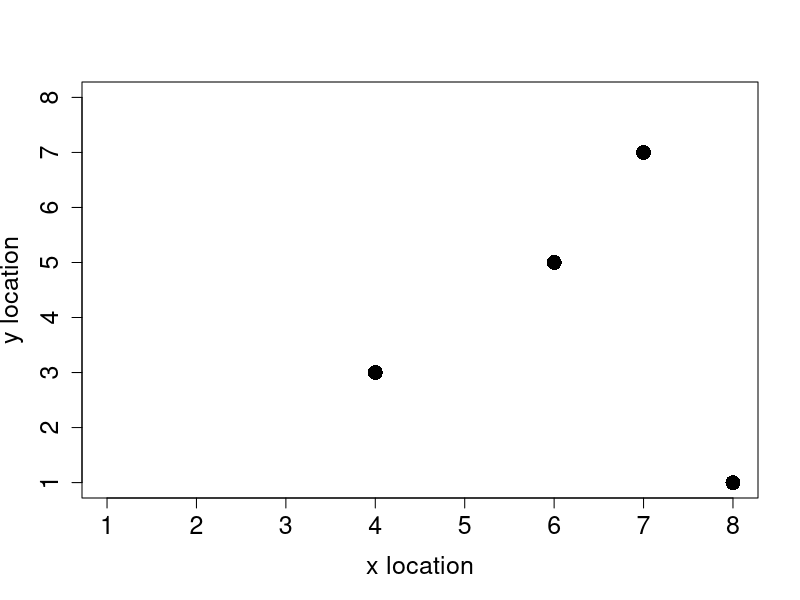
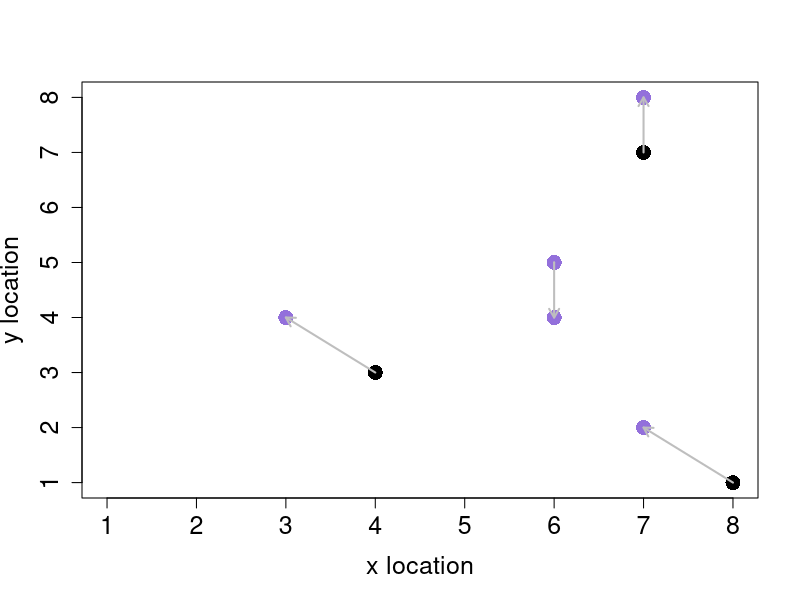
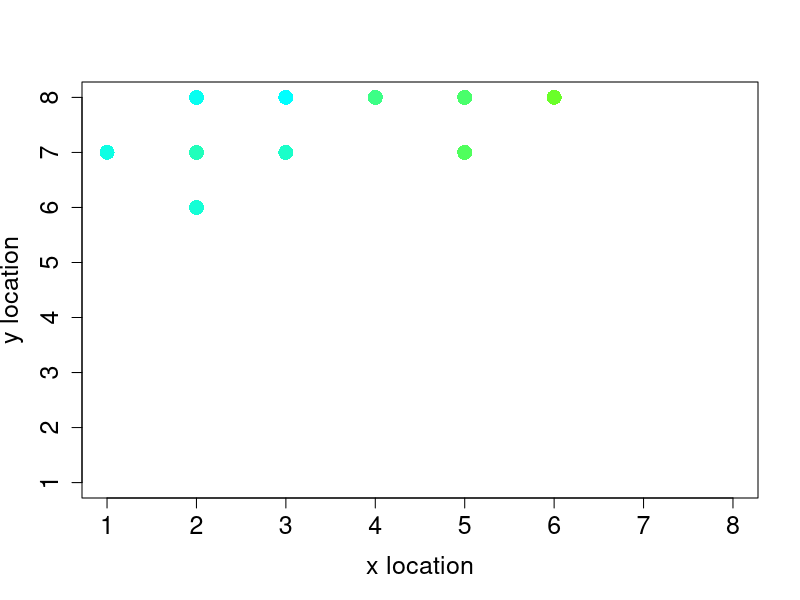
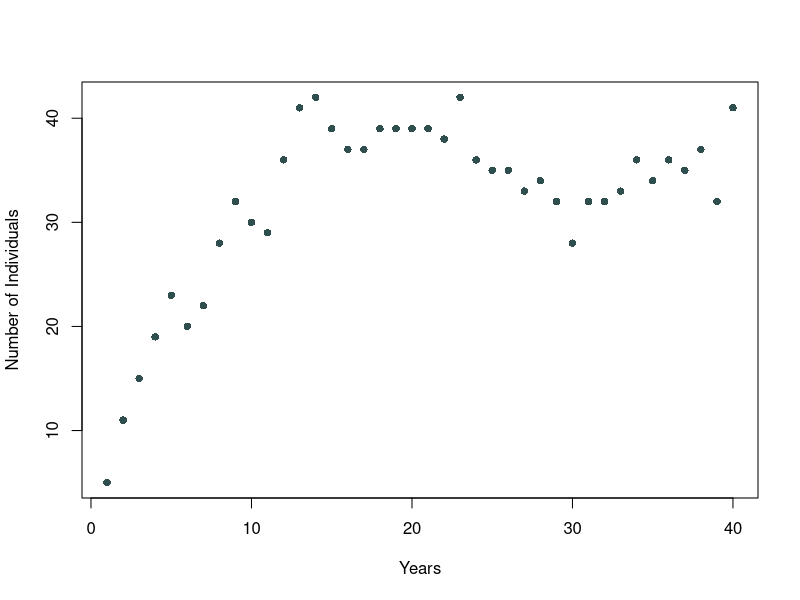

R code for these plots, in order:
## ---- chunk 1
knitr::opts_chunk$set(echo = TRUE)
## ---- chunk 2
inds <- array(data = 0, dim =c (5,3))
colnames(inds) <- paste0("Characteristic ", 1:ncol(inds))
rownames(inds) <- paste0("Individual ", 1:nrow(inds))
print(inds)
## ---- chunk 3
colnames(inds) <- c("Body Mass", "x location", "y location")

## ---- chunk 4
inds[, 1] <- rnorm(n = nrow(inds), mean = 23, sd = 3)   #writing inds[,1] is the same as inds[1:5, 1]

dim(inds)  #returns dimensions of matrix or array as a list [1] rows and [2] columns

## ---- chunk 5
inds[, 2] <- sample(x = 1:8, size = nrow(inds), replace = T)
inds[, 3] <- sample(x=1:8, size = nrow(inds), replace = T)
## ---- chunk 6
plot(
  x = inds[, 2],              # x-coordinate data
  y = inds[, 3],              # y-coordinate data
  pch = 16,                   # Point character (solid circle)
  cex = 2,                    # Point size (enlarged by a factor of 2)
  xlim = c(1, 8),             # X-axis limits (range from 1 to 8)
  ylim = c(1, 8),             # Y-axis limits (range from 1 to 8)
  xlab = "x location",        # X-axis label
  mar = c(5, 5, 1, 1),        # Margins for the plot (bottom, left, top, right)
  ylab = "y location",        # Y-axis label
  cex.lab = 1.5,              # Size of axis labels (enlarged by a factor of 1.5)
  cex.axis = 1.5              # Size of axis values (enlarged by a factor of 1.5)
)

## ---- chunk 7

x_move <- sample(x = c(-1, 0, 1), size = nrow(inds), replace = T)
y_move <- sample(x = c(-1, 0, 1), size = nrow(inds), replace = T)

inds[, 2] <- inds[, 2] + x_move
inds[, 3] <- inds[, 3] + y_move
plot(
  x = inds[, 2] - x_move,              # x-coordinate data
  y = inds[, 3] - y_move,              # y-coordinate data
  pch = 16,                   # Point character (solid circle)
  cex = 2,                    # Point size (enlarged by a factor of 2)
  xlim = c(1, 8),             # X-axis limits (range from 1 to 8)
  ylim = c(1, 8),             # Y-axis limits (range from 1 to 8)
  xlab = "x location",        # X-axis label
  mar = c(5, 5, 1, 1),        # Margins for the plot (bottom, left, top, right)
  ylab = "y location",        # Y-axis label
  cex.lab = 1.5,              # Size of axis labels (enlarged by a factor of 1.5)
  cex.axis = 1.5              # Size of axis values (enlarged by a factor of 1.5)
)

points(x = inds[, 2],              # x-coordinate data
  y = inds[, 3],              # y-coordinate data
  pch = 16,                   # Point character (solid circle)
  cex = 2,                    # Point size (enlarged by a factor of 2)
  col = ("mediumpurple"),
  xlim = c(1, 8),             # X-axis limits (range from 1 to 8)
  ylim = c(1, 8),             # Y-axis limits (range from 1 to 8)
  xlab = "x location",        # X-axis label
  mar = c(5, 5, 1, 1),        # Margins for the plot (bottom, left, top, right)
  ylab = "y location",        # Y-axis label
  cex.lab = 1.5,              # Size of axis labels (enlarged by a factor of 1.5)
  cex.axis = 1.5              # Size of axis values (enlarged by a factor of 1.5)
  )
arrows(
  x0 = inds[, 2] - x_move,  # Starting x-coordinates (old positions)
  y0 = inds[, 3] - y_move,  # Starting y-coordinates (old positions)
  x1 = inds[, 2],          # Ending x-coordinates (new positions)
  y1 = inds[, 3],          # Ending y-coordinates (new positions)
  length = 0.1,            # Length of the arrowheads
  angle = 30,              # Angle of the arrowheads
  code = 2,                # Type of arrowhead (2 for closed arrowheads)
  col = "grey",            # Arrow color
  lwd = 2                  # Modifies the thickness of the arrow
)
## ---- chunk 8
movement <- function(inds, xloc = 2, yloc = 3){
    total_inds   <- dim(inds)[1] # Get the number of individuals in inds by checking number of rows
    move_dists   <- c(-1, 0, 1)  # Define the possible distances to move
    x_move       <- sample(x = move_dists, size = total_inds, replace = TRUE)
    y_move       <- sample(x = move_dists, size = total_inds, replace = TRUE)
    inds[, xloc] <- inds[, xloc] + x_move
    inds[, yloc] <- inds[, yloc] + y_move
    return(inds)
}
## ---- chunk 9
inds <- movement(inds)
## ---- chunk 10
time_steps <- 20
for (i in 1:time_steps)
  inds <- movement(inds)

## ---- chunk 11
movement <- function(inds, xloc = 2, yloc = 3, xmax = 8, ymax = 8){
    total_inds   <- dim(inds)[1]; # Get the number of individuals in inds
    move_dists   <- c(-1, 0, 1);  # Define the possible distances to move
    x_move       <- sample(x = move_dists, size = total_inds, replace = TRUE);
    y_move       <- sample(x = move_dists, size = total_inds, replace = TRUE);
    inds[, xloc] <- inds[, xloc] + x_move;
    inds[, yloc] <- inds[, yloc] + y_move;
    # =========   The reflecting boundary is added below
    for(i in 1:total_inds){               # For each individual i in the array
        if(inds[i, xloc] > xmax){         # If it moved passed the maximum xloc
            inds[i, xloc] <- xmax - 1;    # Then move it back toward the centre
        }
        if(inds[i, xloc] < 1){            # If it moved below 1 on xloc
            inds[i, xloc] <- 2;           # Move it toward the centre (2)
        }
        if(inds[i, yloc] > ymax){         # If it moved passed the maximum yloc
            inds[i, yloc] <- ymax - 1;    # Then move it back toward the centre
        }
        if(inds[i, yloc] < 1){            # If it moved below 1 on yloc
            inds[i, yloc] <- 2;           # Then move it toward the centre (2)
        }
    } 
    # =========  Now all individuals should stay on the landscape
    return(inds);
}

inds           <- array(data = 0, dim = c(5, 3))
colnames(inds) <- c("body_mass", "x_loc", "y_loc")
rownames(inds) <- c("ind_1", "ind_2", "ind_3", "ind_4", "ind_5")
inds[,1]       <- rnorm(n = dim(inds)[1], mean = 23, sd = 3)
inds[,2]       <- sample(x = 1:8, size = dim(inds)[1], replace = TRUE)
inds[,3]       <- sample(x = 1:8, size = dim(inds)[1], replace = TRUE)


time_steps <- 20

for (i in 1:time_steps){
  inds <- movement(inds)
  }


## ---- chunk 12

time_steps <- 20
inds_hist  <- NULL; # Here's the list
for(i in 1:time_steps){
    inds            <- movement(inds)
    inds_hist[[i]] <- inds; # Add to list
}
print(inds)

for (i in 1:5) {
  print(paste0("Year ", i))
  print(inds_hist[[1]])
} 

## ---- chunk 13

indi_1 <- matrix(data= NA, nrow=20, ncol = 3)
colnames(indi_1) <- c("Year", "x-location", "y-location")

for(i in 1:time_steps){
  indi_1[i, 1] <- i    #saves timestep in first column
  indi_1[i, 2] <- inds_hist[[i]][1,2]  #extracts x(2) value for the i timestep of individual 1 (1)
  indi_1[i, 3] <- inds_hist[[i]][1,3]  # -'- but for the y(3) value
}

print(indi_1)

colorrange <- colorRampPalette(c("chartreuse", "cyan"))
my.colorrange <- colorrange(20)

plot(
  x = indi_1[, 2],              # x-coordinate data
  y = indi_1[, 3],              # y-coordinate data
  pch = 16,                   # Point character (solid circle)
  col = my.colorrange,
  cex = 2,                    # Point size (enlarged by a factor of 2)
  xlim = c(1, 8),             # X-axis limits (range from 1 to 8)
  ylim = c(1, 8),             # Y-axis limits (range from 1 to 8)
  xlab = "x location",        # X-axis label
  mar = c(5, 5, 1, 1),        # Margins for the plot (bottom, left, top, right)
  ylab = "y location",        # Y-axis label
  cex.lab = 1.5,              # Size of axis labels (enlarged by a factor of 1.5)
  cex.axis = 1.5              # Size of axis values (enlarged by a factor of 1.5)
)

## ---- chunk 14
inds           <- array(data = 0, dim = c(5, 4))
colnames(inds) <- c("body_mass", "x_loc", "y_loc", "repr")
rownames(inds) <- c("ind_1", "ind_2", "ind_3", "ind_4", "ind_5")
inds[,1]       <- rnorm(n = dim(inds)[1], mean = 23, sd = 3)
inds[,2]       <- sample(x = 1:8, size = dim(inds)[1], replace = TRUE)
inds[,3]       <- sample(x = 1:8, size = dim(inds)[1], replace = TRUE)

print(inds)

birth <- function(inds, lambda = 0.5, repr_col = 4) {
  total.inds <- nrow(inds)
  inds.col <- ncol(inds)
  inds[, repr_col] <- rpois(n =total.inds, lambda = lambda)
  total.offspring <- sum(inds[,repr_col])
      # the above code is reproduction, the below code is making new rows for the offspring. 
  new.inds <- matrix(data = 0, nrow = total.offspring, ncol = inds.col)
  new.inds[, 1] <- rnorm(n = nrow(new.inds), mean = 23, sd = 3)
  new.inds[, 2] <- sample(x = 1:8, size = nrow(new.inds), replace = T)
  new.inds[, 3] <- sample(x = 1:8, size = nrow(new.inds), replace = T)
      # Adding the offspring to the adults
  inds <- rbind(inds, new.inds)
  return(inds)
}

#New generation
inds <- birth(inds = inds)
rownames(inds) <- paste0("Individual ", 1:nrow(inds))
print(inds)


## ---- chunk 15
time.steps <- 10
inds.hist <- NULL

for( i in 1:time.steps){
  inds <- movement(inds)
  inds <- birth(inds)
  inds.hist[[i]] <- inds
}

#Number of indivduals after 10 time steps:
print(nrow(inds.hist[[10]]))

ind.abund <- matrix(data = NA, nrow = 10, ncol = 2)

for (i in 1:time.steps) {
  ind.abund[i,1] <- i
  ind.abund[i,2] <- nrow(inds.hist[[i]])
}

print(ind.abund)


## ---- chunk 16
inds <- matrix(data = 0, nrow = 5, ncol = 5)
colnames(inds) <- c("body.mass", "loc.x", "loc.y", "reproduction", "death") 
rownames(inds) <- paste0("Individual ", 1:nrow(inds))

inds[,1]       <- rnorm(n = nrow(inds), mean = 23, sd = 3)
inds[,2]       <- sample(x = 1:8, size = nrow(inds), replace = TRUE)
inds[,3]       <- sample(x = 1:8, size = nrow(inds), replace = TRUE)

death <- function(inds, xlen = 8, ylen = 8, xcol = 2, ycol = 3, dcol = 5){
  for (xdim in 1:xlen){
    for(ydim in 1:ylen){
      on.cell <- sum(inds[,xcol] == xdim & inds[, ycol] == ydim)
      if (on.cell > 1) {
        occupants <- which(inds[, xcol] == xdim & inds[, ycol] == ydim)   #occupants who live on the overpopulated cell, i.e. their row number
        random <- sample(x = occupants, size = on.cell - 1)    # randomly chooses all but on of the individuals from the vector on the cell 
        inds[random, dcol] <- 1             # sets individuals sampled death to 1
      }
    }
  }
  return(inds)
}

inds[2, 2] <- inds[1, 2]; # Individiual 2 now in same x location as 1
inds[2, 3] <- inds[1, 3]; # Individiual 2 now in same x location as 1
inds[3, 2] <- inds[1, 2]; # Individiual 3 now in same x location as 1
inds[3, 3] <- inds[1, 3]; # Individiual 3 now in same x location as 1

inds <- death(inds = inds)

inds <- inds[inds[, 5] == 0, ] # Removes all individuals who do not have a 0 in their fifth column, i.e. removes dead individuals. the , is important, dont forget it.  
print(inds)

## ---- chunk 17
# Create individuals

inds <- matrix(data = 0, nrow = 5, ncol = 5)
colnames(inds) <- c("body.mass", "loc.x", "loc.y", "reproduction", "death") 
rownames(inds) <- paste0("Individual ", 1:nrow(inds))

inds[,1]       <- rnorm(n = nrow(inds), mean = 23, sd = 3)
inds[,2]       <- sample(x = 1:8, size = nrow(inds), replace = TRUE)
inds[,3]       <- sample(x = 1:8, size = nrow(inds), replace = TRUE)

time.steps <- 40
inds.hist <- NULL
for (i in 1:time.steps){
  inds <- movement(inds)
  inds <- birth(inds)
  inds <- death(inds)
  inds <- inds[inds[, 5] == 0, ]
  inds.hist[[i]] <- inds
}

ind.abund <- matrix(data = NA, nrow = time.steps, ncol = 2)
for (i in 1:time.steps){
  ind.abund[i, 1] <- i
  ind.abund[i, 2] <- nrow(inds.hist[[i]])
}

plot(x = ind.abund[,1], y =ind.abund[,2], ylab = "Number of Individuals", xlab = "Years", col = "darkslategrey", pch = 16)

## ---- chunk 18
pred <-  matrix(data = 0, nrow = 5, ncol = 5)
colnames(pred) <- c("bodymass", "x location", "y location", "Birth", "Death")
rownames(pred) <- paste0("Predator ", 1:nrow(pred))


